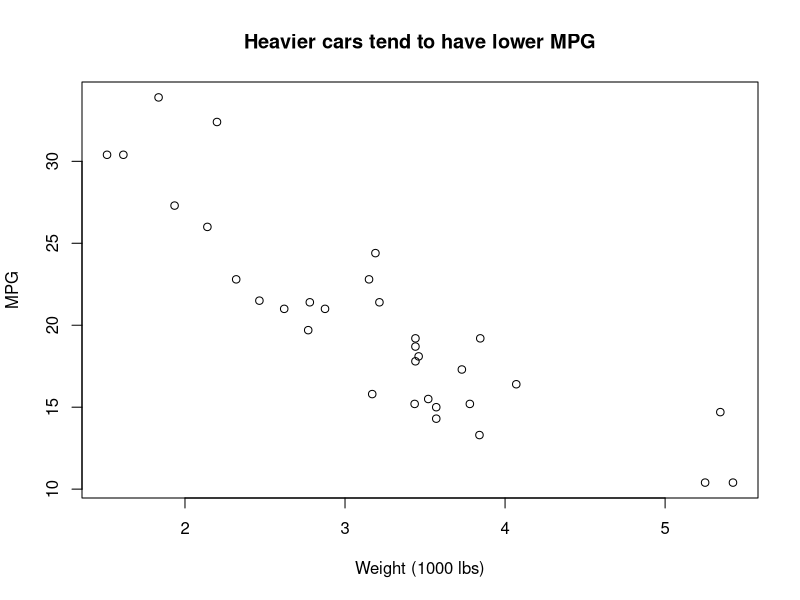

Write R code to recreate this figure.
## ---- chunk 1
0.1 + 0.1 + 0.1 - 0.3
0.3 - 0.1 - 0.1 - 0.1 # a variation

# run this if you want to avoid scientific notation
options(scipen = 999)
## ---- chunk 2
# install.packages("tidyverse")
library(tidyverse)
## ---- chunk 3
mtcars[mtcars$cyl == 6 & mtcars$mpg > 20, c("mpg", "hp")]
## ---- chunk 4
mtcars %>%
  filter(cyl == 6, mpg > 20) %>%
  select(mpg, hp)
## ---- chunk 5
data(mtcars) # reads in the data & adds it to your environment as a dataframe
View(mtcars) # opens up the datafram for viewing
head(mtcars) # displays the top few lines of the dataframe
summary(mtcars) # displays a summary of all variables
?mtcars # will open up documentation in your Help tab. works for packages, functions, too!
## ---- chunk 6
mean(mtcars$mpg) # the $ helps you select a specific column of interest
## ---- chunk 7

## ---- chunk 8

## ---- chunk 9
# this is a scatterplot of mpg by wt
plot(mtcars$wt, mtcars$mpg,
     xlab = "Weight (1000 lbs)", ylab = "MPG",
     main = "Heavier cars tend to have lower MPG")
## ---- chunk 10

